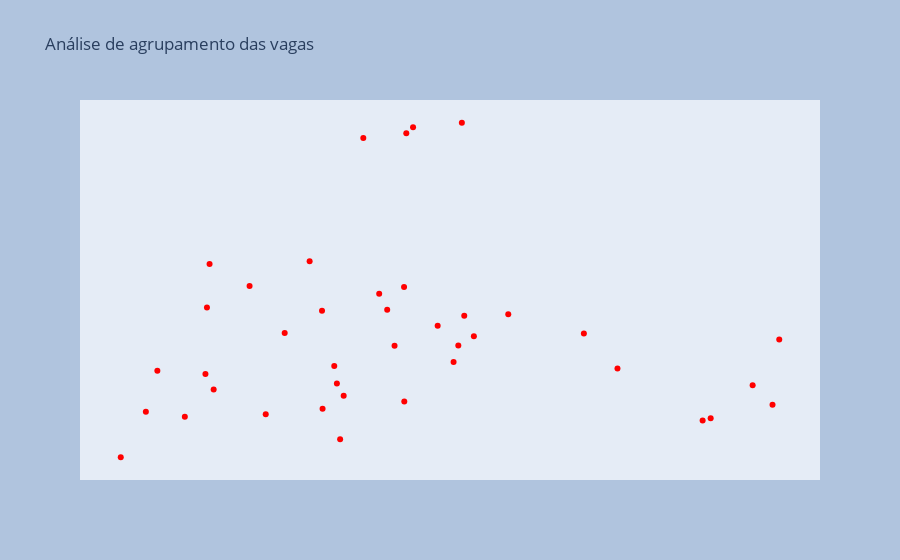

This figure's notebook cell:
### Code cell
# Análise de agrupamento pelo PCA

pca = PCA(n_components=2)
Xv = pca.fit_transform(tfidf_vagas.sparse.to_dense())
fig = px.scatter(Xv, x=0, y=1, hover_name=df_vagas['cargos'],
                 title=f'Análise de agrupamento das vagas')
fig.update_traces(showlegend=False, marker=dict(color='red'))
fig.update_yaxes(visible=False)
fig.update_xaxes(visible=False)
fig.update_layout(paper_bgcolor="LightSteelBlue")

fig.show()

### Figure 1 — Plotly figure (JSON) as saved in the notebook; plotly's stock layout.template omitted (floating-point values rounded to 4 significant figures)
{"data": [{"hovertemplate": "<b>%{hovertext}</b><br><br>0=%{x}<br>1=%{y}<extra></extra>", "hovertext": ["Desenvolvedor Full Stack", "Desenvolvedor Java", "Analista de Marketing Digital", "Engenheiro Civil", "Engenheiro de Produção", "Vendedor", "Professor de língua portuguesa", "Assistente administrativo", "Técnico em farmácia", "Analista de pesquisa em biotecnologia", "Pesquisador em física", "Engenheiro Civil", "Pesquisador em física aplicada", "Analista de Software", "Analista econômico", "Analista de Software", "Analista de segurança da informação", "Engenheiro de computação", "Pesquisador em física experimental", "Assistente de Recursos Humanos (RH)", "Analista Contábil", "Analista de gestão", "Controle de qualidade", "Auxiliar de produção", "Assistente contábil", "Químico Analista", "Analista de gestão empresarial", "Analista de comércio exterior", "Professor universitário", "Pesquisador social", "Analista econômico", "Engenheiro de Software", "Analista de suporte de TI", "Recepcionista", "Médico clínico geral", "Mestre de obras", "Farmacêutico", "Engenheiro de Alimentos", "Químico industrial", "Designer gráfico"], "legendgroup": "", "marker": {"color": "red", "symbol": "circle"}, "mode": "markers", "name": "", "orientation": "v", "showlegend": false, "type": "scatter", "x": [0.4123, 0.4231, -0.02411, -0.1005, 0.009747, -0.2864, -0.07682, -0.3234, -0.3728, 0.0548, 0.08265, 0.07626, 0.1037, 0.5066, -0.04555, 0.5157, 0.2974, 0.2521, 0.1501, -0.2565, -0.199, 0.08742, -0.08473, -0.2475, -0.253, -0.01331, 0.02158, -0.118, -0.08118, -0.1012, 0.01245, 0.4798, -0.07202, -0.2585, -0.1516, -0.1772, -0.3389, 0.09066, 0.009462, -0.003394], "xaxis": "x", "y": [-0.2232, -0.2173, 0.1092, -0.1924, -0.1732, -0.2129, -0.2719, -0.09235, -0.3194, 0.02565, -0.02634, -0.06929, -0.001899, -0.1814, 0.5177, -0.01032, -0.0869, 0.00545, 0.05552, 0.07322, 0.1296, 0.5579, -0.08006, -0.1419, 0.1875, 0.06761, 0.5462, 0.1946, -0.126, 0.06511, 0.5304, -0.1305, -0.1582, -0.1013, 0.006177, -0.2067, -0.2001, 0.05171, 0.1271, -0.02716], "yaxis": "y"}], "layout": {"legend": {"tracegroupgap": 0}, "paper_bgcolor": "LightSteelBlue", "title": {"text": "Análise de agrupamento das vagas"}, "xaxis": {"anchor": "y", "domain": [0, 1], "title": {"text": "0"}, "visible": false}, "yaxis": {"anchor": "x", "domain": [0, 1], "title": {"text": "1"}, "visible": false}}}
